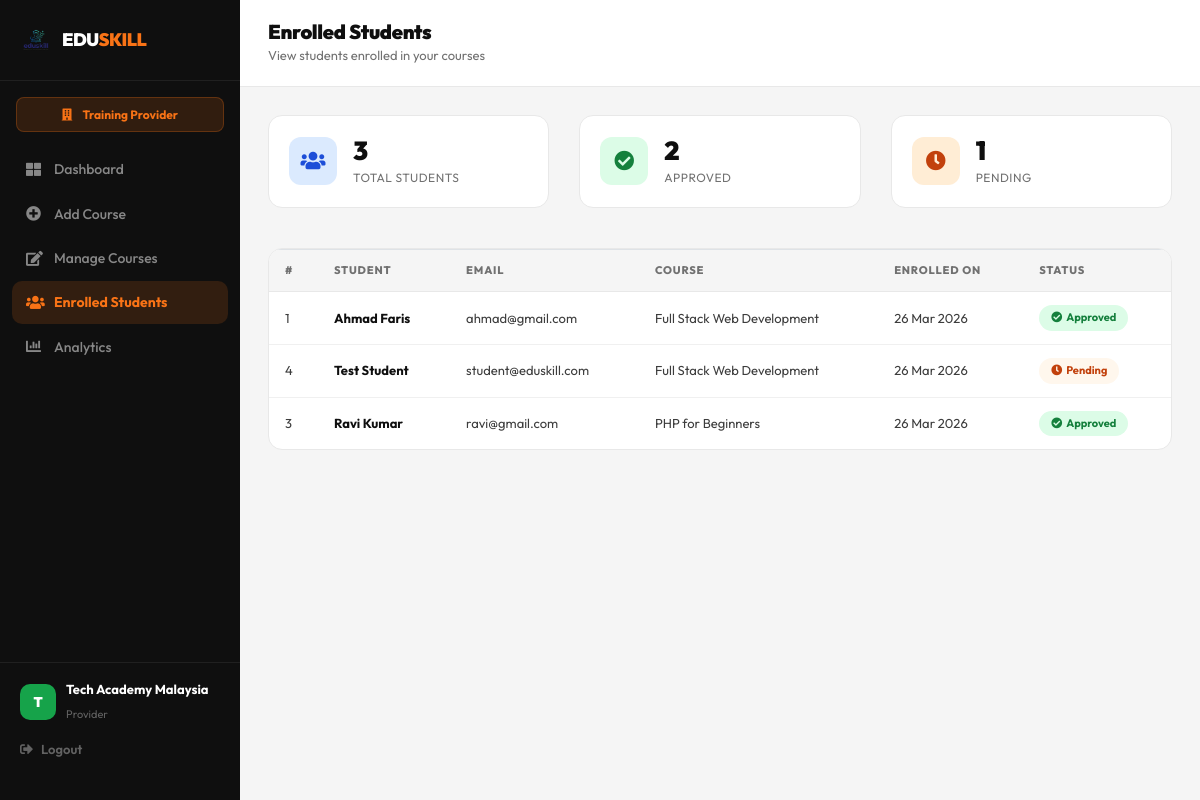
Screenshot of /provider/course_students.php (signed in) with the database file from the repository.
### tables this page shows
CREATE TABLE IF NOT EXISTS enrollments (
    id          INT AUTO_INCREMENT PRIMARY KEY,
    student_id  INT NOT NULL,
    course_id   INT NOT NULL,
    notes       TEXT,
    status      ENUM('pending','approved','rejected') DEFAULT 'pending',
    enrolled_at TIMESTAMP DEFAULT CURRENT_TIMESTAMP,
    FOREIGN KEY (student_id) REFERENCES students(id) ON DELETE CASCADE,
    FOREIGN KEY (course_id)  REFERENCES courses(id)  ON DELETE CASCADE,
    UNIQUE KEY unique_enrollment (student_id, course_id)
);

CREATE TABLE IF NOT EXISTS students (
    id         INT AUTO_INCREMENT PRIMARY KEY,
    name       VARCHAR(100) NOT NULL,
    email      VARCHAR(100) NOT NULL UNIQUE,
    phone      VARCHAR(20),
    password   VARCHAR(255) NOT NULL,
    created_at TIMESTAMP DEFAULT CURRENT_TIMESTAMP
);

CREATE TABLE IF NOT EXISTS courses (
    id           INT AUTO_INCREMENT PRIMARY KEY,
    provider_id  INT NOT NULL,
    title        VARCHAR(200) NOT NULL,
    category     VARCHAR(100) NOT NULL,
    duration     VARCHAR(50) NOT NULL,
    description  TEXT,
    price        DECIMAL(10,2) DEFAULT 0.00,
    max_students INT DEFAULT 30,
    status       ENUM('pending','approved','rejected') DEFAULT 'pending',
    created_at   TIMESTAMP DEFAULT CURRENT_TIMESTAMP,
    FOREIGN KEY (provider_id) REFERENCES providers(id) ON DELETE CASCADE
);

### provider/course_students.php (the view, shortened to what this page needs)
<?php
require_once '../config/database.php';
$provider_id   = $_SESSION['user_id'];
$provider_name = $_SESSION['user_name'] ?? 'Provider';
$result = mysqli_query($conn, "
    SELECT e.id, e.status, e.enrolled_at,
           s.name as student, s.email as student_email,
           c.title as course
    FROM enrollments e
    JOIN students s ON e.student_id = s.id
    JOIN courses c ON e.course_id = c.id
    WHERE c.provider_id = $provider_id
    ORDER BY e.enrolled_at DESC
");
$total    = mysqli_fetch_assoc(mysqli_query($conn, "SELECT COUNT(*) as c FROM enrollments e JOIN courses c ON e.course_id=c.id WHERE c.provider_id=$provider_id"))['c'];
$approved = mysqli_fetch_assoc(mysqli_query($conn, "SELECT COUNT(*) as c FROM enrollments e JOIN courses c ON e.course_id=c.id WHERE c.provider_id=$provider_id AND e.status='approved'"))['c'];
$pending  = mysqli_fetch_assoc(mysqli_query($conn, "SELECT COUNT(*) as c FROM enrollments e JOIN courses c ON e.course_id=c.id WHERE c.provider_id=$provider_id AND e.status='pending'"))['c'];
?>
<!DOCTYPE html>
<html lang="en">
<head>
    <link rel="stylesheet" href="https://stackpath.bootstrapcdn.com/bootstrap/4.5.2/css/bootstrap.min.css">
    <link rel="stylesheet" href="https://cdnjs.cloudflare.com/ajax/libs/font-awesome/5.15.4/css/all.min.css">
    <link rel="stylesheet" href="../css/style.css">
    <link rel="stylesheet" href="../css/pasang.css">
    <link rel="stylesheet" href="../css/archana.css">
</head>
<body class="dashboard-body">
<div class="dashboard-wrap">
    <aside class="dash-sidebar provider-sidebar">
        <div class="dsb-brand">
            <a href="../index.php">
                <img src="../images/logo.png" alt="Logo" style="width:32px;height:32px;border-radius:8px;object-fit:cover;">
                <span class="dsb-brand-text">EDU<span class="dsb-brand-accent">SKILL</span></span>
            </a>
        </div>
        <div class="dsb-role-badge provider-role-badge"><i class="fas fa-building mr-2"></i> Training Provider</div>
        <nav class="dsb-nav">
            <a href="dashboard.php" class="dsb-link"><i class="fas fa-th-large"></i> Dashboard</a>
            <a href="add_course.php" class="dsb-link"><i class="fas fa-plus-circle"></i> Add Course</a>
            <a href="edit_course.php" class="dsb-link"><i class="fas fa-edit"></i> Manage Courses</a>
            <a href="course_students.php" class="dsb-link active"><i class="fas fa-users"></i> Enrolled Students</a>
                <a href="analytics.php" class="dsb-link">
                <i class="fas fa-chart-bar"></i> Analytics
            </a>
        </nav>
        <div class="dsb-bottom">
            <div class="dsb-user-info">
                <div class="dsb-avatar provider-avatar"><?php echo strtoupper(substr($provider_name,0,1)); ?></div>
                <div><strong><?php echo htmlspecialchars($provider_name); ?></strong><span>Provider</span></div>
            </div>
            <a href="../auth/logout.php" class="dsb-logout"><i class="fas fa-sign-out-alt"></i> Logout</a>
        </div>
    </aside>
    <main class="dash-main">
        <div class="dash-topbar">
            <div>
                <h4 class="dash-page-title">Enrolled Students</h4>
                <p class="dash-page-sub">View students enrolled in your courses</p>
            </div>
        </div>
        <div class="dash-content">
        <div class="row mb-4">
            <div class="col-6 col-lg-4 mb-3">
                <div class="dstat-card">
                    <div class="dstat-icon" style="background:#dbeafe;color:#1d4ed8;"><i class="fas fa-users"></i></div>
                    <div class="dstat-info"><h3><?php echo $total; ?></h3><p>Total Students</p></div>
                </div>
            </div>
            <div class="col-6 col-lg-4 mb-3">
                <div class="dstat-card">
                    <div class="dstat-icon" style="background:#dcfce7;color:#15803d;"><i class="fas fa-check-circle"></i></div>
                    <div class="dstat-info"><h3><?php echo $approved; ?></h3><p>Approved</p></div>
                </div>
            </div>
            <div class="col-6 col-lg-4 mb-3">
                <div class="dstat-card">
                    <div class="dstat-icon" style="background:#ffedd5;color:#c2410c;"><i class="fas fa-clock"></i></div>
                    <div class="dstat-info"><h3><?php echo $pending; ?></h3><p>Pending</p></div>
                </div>
            </div>
        </div>
        <div class="dash-card">
            <div class="dash-table-wrap">
                <table class="table dash-table">
                    <thead>
                        <tr><th>#</th><th>Student</th><th>Email</th><th>Course</th><th>Enrolled On</th><th>Status</th></tr>
                    </thead>
                    <tbody>
                        <?php while($e = mysqli_fetch_assoc($result)): ?>
                        <tr>
                            <td><?php echo $e['id']; ?></td>
                            <td><strong><?php echo htmlspecialchars($e['student']); ?></strong></td>
                            <td><?php echo htmlspecialchars($e['student_email']); ?></td>
                            <td><?php echo htmlspecialchars($e['course']); ?></td>
                            <td><?php echo date('d M Y', strtotime($e['enrolled_at'])); ?></td>
                            <td>
                                <?php if($e['status']=='approved'): ?>
                                    <span class="status-approved"><i class="fas fa-check-circle mr-1"></i>Approved</span>
                                <?php elseif($e['status']=='pending'): ?>
                                    <span class="status-pending"><i class="fas fa-clock mr-1"></i>Pending</span>
                                <?php else: ?>
                                    <span class="status-rejected"><i class="fas fa-times-circle mr-1"></i>Rejected</span>
                                <?php endif; ?>
                            </td>
                        </tr>
                        <?php endwhile; ?>
                    </tbody>
                </table>
            </div>
        </div>
        </div>
    </main>
</div>
</body>
</html>

### css/style.css (style rules this page uses)
:root { --orange: #f97316; --orange-dk: #ea580c; --orange-lt: #fff7ed; --orange-mid: #fed7aa; --black: #0f0f0f; --dark: #1a1a1a; --text: #3d3d3d; --muted: #717171; --border: #e8e8e8; --bg: #fafafa; --white: #ffffff; --green: #16a34a; --green-lt: #dcfce7; --blue: #2563eb; --blue-lt: #dbeafe; --purple: #7c3aed; --purple-lt: #ede9fe; --pink: #db2777; --pink-lt: #fce7f3; --teal: #0f766e; --teal-lt: #ccfbf1; --nav-h: 72px; --radius: 14px; --radius-lg: 20px; --radius-xl: 28px; --shadow: 0 2px 8px rgba(0,0,0,0.06), 0 1px 2px rgba(0,0,0,0.04); --shadow-md: 0 8px 24px rgba(0,0,0,0.08), 0 2px 8px rgba(0,0,0,0.04); --shadow-lg: 0 20px 48px rgba(0,0,0,0.10); }
* { margin: 0; padding: 0; box-sizing: border-box; }
body { font-family: 'Open Sans', sans-serif; }
h1, h2, h3 { font-family: 'Roboto', sans-serif; }
body { font-family: 'Outfit', sans-serif; color: var(--text); background: var(--white); padding-top: var(--nav-h); font-size: 16px; line-height: 1.6; -webkit-font-smoothing: antialiased; }
h1, h2, h3, h4, h5, h6 { font-family: 'Outfit', sans-serif; color: var(--black); line-height: 1.15; font-weight: 800; }
a { text-decoration: none; color: inherit; }
img { max-width: 100%; height: auto; display: block; }

### css/archana.css (style rules this page uses)
.provider-sidebar .dsb-link.active { background: rgba(249,115,22,0.15); color: #f97316 !important; }

### rows the page displays
enrollments: id "1", student.name "Ahmad Faris", student.email "ahmad@gmail.com", course.title "Full Stack Web Development", enrolled_at "26 Mar 2026", status "approved" (drawn)
enrollments: id "4", student.name "Test Student", student.email "student@eduskill.com", course.title "Full Stack Web Development", enrolled_at "26 Mar 2026", status "pending" (drawn)
enrollments: id "3", student.name "Ravi Kumar", student.email "ravi@gmail.com", course.title "PHP for Beginners", enrolled_at "26 Mar 2026", status "approved" (drawn)

### other values shown
substr($provider_name,0,1) "T"
$provider_name "Tech Academy Malaysia"
$total "3"
$approved "2"
$pending "1"
